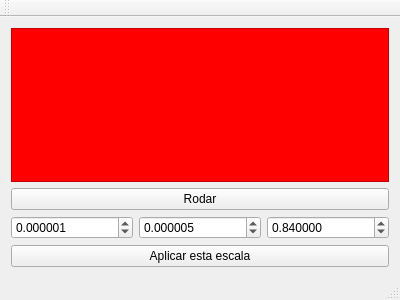
<?xml version="1.0" encoding="UTF-8"?>
<ui version="4.0">
 <class>MainWindow</class>
 <widget class="QMainWindow" name="MainWindow">
  <property name="geometry">
   <rect>
    <x>0</x>
    <y>0</y>
    <width>400</width>
    <height>300</height>
   </rect>
  </property>
  <property name="windowTitle">
   <string>MainWindow</string>
  </property>
  <widget class="QWidget" name="centralWidget">
   <layout class="QVBoxLayout" name="verticalLayout">
    <item>
     <widget class="QFrame" name="colorFrame">
      <property name="palette">
       <palette>
        <active>
         <colorrole role="Base">
          <brush brushstyle="SolidPattern">
           <color alpha="255">
            <red>255</red>
            <green>255</green>
            <blue>255</blue>
           </color>
          </brush>
         </colorrole>
         <colorrole role="Window">
          <brush brushstyle="SolidPattern">
           <color alpha="255">
            <red>255</red>
            <green>0</green>
            <blue>0</blue>
           </color>
          </brush>
         </colorrole>
        </active>
        <inactive>
         <colorrole role="Base">
          <brush brushstyle="SolidPattern">
           <color alpha="255">
            <red>255</red>
            <green>255</green>
            <blue>255</blue>
           </color>
          </brush>
         </colorrole>
         <colorrole role="Window">
          <brush brushstyle="SolidPattern">
           <color alpha="255">
            <red>255</red>
            <green>0</green>
            <blue>0</blue>
           </color>
          </brush>
         </colorrole>
        </inactive>
        <disabled>
         <colorrole role="Base">
          <brush brushstyle="SolidPattern">
           <color alpha="255">
            <red>255</red>
            <green>0</green>
            <blue>0</blue>
           </color>
          </brush>
         </colorrole>
         <colorrole role="Window">
          <brush brushstyle="SolidPattern">
           <color alpha="255">
            <red>255</red>
            <green>0</green>
            <blue>0</blue>
           </color>
          </brush>
         </colorrole>
        </disabled>
       </palette>
      </property>
      <property name="autoFillBackground">
       <bool>true</bool>
      </property>
      <property name="frameShape">
       <enum>QFrame::StyledPanel</enum>
      </property>
      <property name="frameShadow">
       <enum>QFrame::Raised</enum>
      </property>
      <layout class="QVBoxLayout" name="verticalLayout_2">
       <item>
        <spacer name="verticalSpacer">
         <property name="orientation">
          <enum>Qt::Vertical</enum>
         </property>
         <property name="sizeHint" stdset="0">
          <size>
           <width>20</width>
           <height>3</height>
          </size>
         </property>
        </spacer>
       </item>
      </layout>
     </widget>
    </item>
    <item>
     <widget class="QPushButton" name="BtnRodar">
      <property name="text">
       <string>Rodar</string>
      </property>
      <property name="checkable">
       <bool>true</bool>
      </property>
     </widget>
    </item>
    <item>
     <layout class="QHBoxLayout" name="horizontalLayout">
      <item>
       <widget class="QDoubleSpinBox" name="value1">
        <property name="decimals">
         <number>6</number>
        </property>
        <property name="maximum">
         <double>100.000000000000000</double>
        </property>
        <property name="value">
         <double>0.000001000000000</double>
        </property>
       </widget>
      </item>
      <item>
       <widget class="QDoubleSpinBox" name="value2">
        <property name="decimals">
         <number>6</number>
        </property>
        <property name="maximum">
         <double>100.000000000000000</double>
        </property>
        <property name="value">
         <double>0.000005000000000</double>
        </property>
       </widget>
      </item>
      <item>
       <widget class="QDoubleSpinBox" name="value3">
        <property name="decimals">
         <number>6</number>
        </property>
        <property name="maximum">
         <double>100.000000000000000</double>
        </property>
        <property name="value">
         <double>0.840000000000000</double>
        </property>
       </widget>
      </item>
     </layout>
    </item>
    <item>
     <widget class="QPushButton" name="BtnAplicar">
      <property name="text">
       <string>Aplicar esta escala</string>
      </property>
     </widget>
    </item>
   </layout>
  </widget>
  <widget class="QMenuBar" name="menuBar">
   <property name="geometry">
    <rect>
     <x>0</x>
     <y>0</y>
     <width>400</width>
     <height>25</height>
    </rect>
   </property>
  </widget>
  <widget class="QToolBar" name="mainToolBar">
   <attribute name="toolBarArea">
    <enum>TopToolBarArea</enum>
   </attribute>
   <attribute name="toolBarBreak">
    <bool>false</bool>
   </attribute>
  </widget>
  <widget class="QStatusBar" name="statusBar"/>
 </widget>
 <layoutdefault spacing="6" margin="11"/>
 <resources/>
 <connections/>
</ui>
